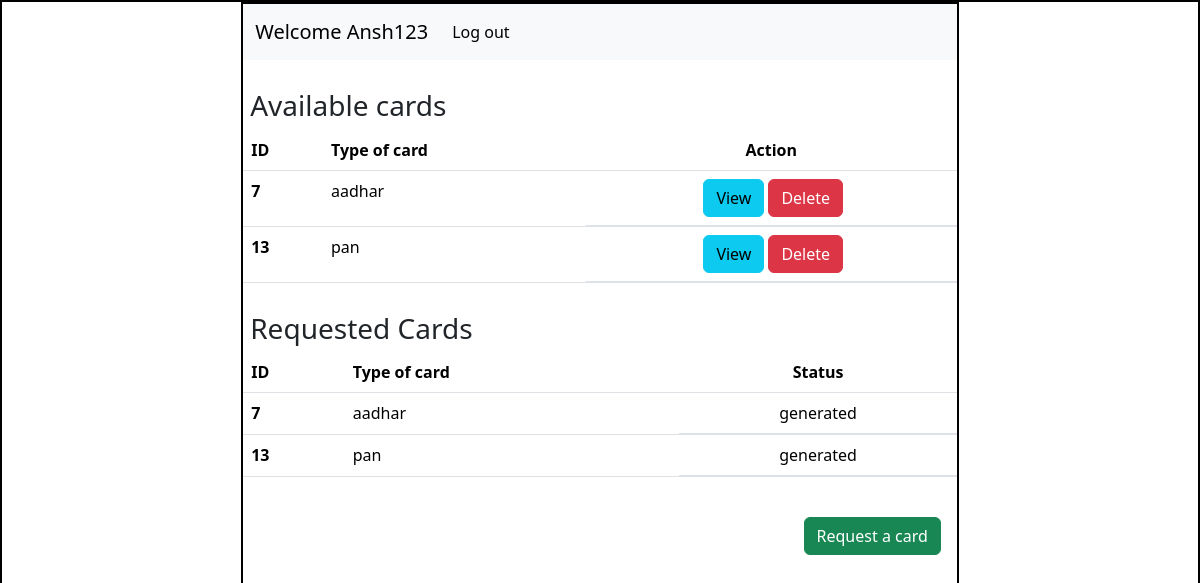
Page /home/2 on the committed database.
### Application/models.py (models this page shows)
class User(db.Model):
    id=db.Column(db.Integer(),primary_key=True)
    username=db.Column(db.String(),nullable=False,unique=True)
    email=db.Column(db.String(),nullable=False,unique=True)
    password=db.Column(db.String(),nullable=False)
    type=db.Column(db.String(),default='general')
    details=db.relationship('Info',backref='creator')

class Info(db.Model):
    id=db.Column(db.Integer(),primary_key=True)
    attribute_name=db.Column(db.String(),nullable=False)
    attribute_value=db.Column(db.String(),nullable=False)
    card_name=db.Column(db.String(),nullable=False)
    user_id=db.Column(db.Integer(),db.ForeignKey('user.id'),nullable=False)

### Application/controllers.py (the view)
@app.route('/home/<int:user_id>')
def user_dashboard(user_id):
    this_user=User.query.filter_by(id=user_id).first()
    return render_template('user_dashboard.html',this_user=this_user)

### templates/user_dashboard.html (shortened to what this page needs)
<!DOCTYPE html>
<html lang="en">
  <head>
    <link
      href="https://cdn.jsdelivr.net/npm/bootstrap@5.3.3/dist/css/bootstrap.min.css"
      rel="stylesheet"
    />
    <link rel="stylesheet" href="/static/style.css"/>
  </head>
  <body>
    <div id="main">
      <div id="canvas">
        <nav class="navbar navbar-expand-lg bg-body-tertiary">
            <div class="container-fluid">
              <a class="navbar-brand" href="#">Welcome {{this_user.username}}</a>
              <div class="collapse navbar-collapse" id="navbarSupportedContent">
                <ul class="navbar-nav me-auto mb-2 mb-lg-0">
                  <li class="nav-item">
                    <a class="nav-link active" aria-current="page" href="/login">Log out</a>
                  </li>
              </div>
            </div>
          </nav>
          <div id="content">
            <h3 class="headings">Available cards</h3>
            <div class="table">
            <table class="table">
                <thead>
                  <tr>
                    <th scope="col">ID</th>
                    <th scope="col">Type of card</th>
                    <th scope="col" class="text-center">Action</th>
                  </tr>
                </thead>
                <tbody>
                  {% for info in this_user.details %}
                    {% if info.attribute_value=='generated' %}
                      <tr>
                        <th scope="row">{{loop.index}}</th>
                        <td>{{info.card_name}}</td>
                        <td class="d-flex justify-content-center"><a href="/view/{{info.card_name}}/{{info.user_id}}" type="button" class="btn btn-info mx-1">View</a>
                        <a href=""type="button" class="btn btn-danger">Delete</a></td>
                      </tr>
                    {% endif %}
                  {% endfor %}
                </tbody>
              </table>
              </div>
              <h3 class="headings">Requested Cards </h3>
            <div class="table">
            <table class="table">
                <thead>
                  <tr>
                    <th scope="col">ID</th>
                    <th scope="col">Type of card</th>
                    <th scope="col" class="text-center">Status</th>
                  </tr>
                </thead>
                <tbody>
                  {% for info in this_user.details %}
                    {% if info.attribute_name=='Status' %}
                      <tr>
                        <th scope="row">{{loop.index}}</th>
                        <td>{{info.card_name}}</td>
                        <td class="d-flex justify-content-center">{{info.attribute_value}}</td>
                      </tr>
                    {% endif %}
                  {% endfor %}
                </tbody>
              </table>
            </div>
            <div class="text-end">
                <a href="/request_card/{{this_user.id}}" type="button" class="btn btn-success mx-3 my-4">Request a card</a>
            </div>
          </div>
      </div>
    </div>
  </body>
</html>

### static/style.css (style rules this page uses)
* { margin: 0px; }
#main,#canvas { border: 2px solid black; }
#canvas { width: 60%; margin: auto; height: 800px; }
.headings { margin: 3px; padding: 4px; margin-top: 25px; }

### rows in the picture
User: username "Ansh123"
Info: card_name "aadhar", attribute_value "generated"
Info: card_name "pan", attribute_value "generated"
